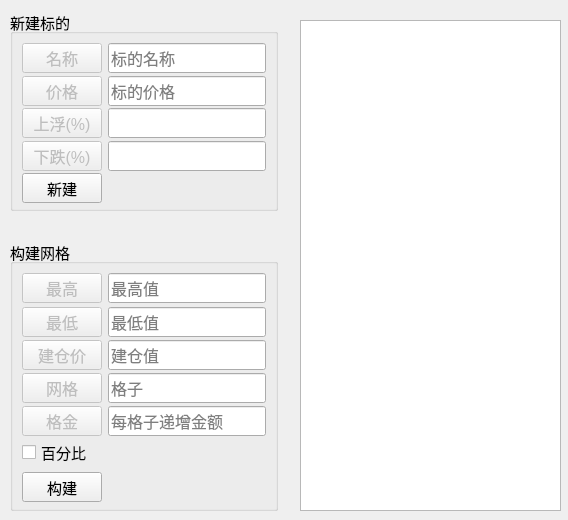
<?xml version="1.0" encoding="UTF-8"?>
<ui version="4.0">
 <class>TradeGrid</class>
 <widget class="QDialog" name="TradeGrid">
  <property name="geometry">
   <rect>
    <x>0</x>
    <y>0</y>
    <width>568</width>
    <height>520</height>
   </rect>
  </property>
  <property name="windowTitle">
   <string>网格交易法</string>
  </property>
  <widget class="QGroupBox" name="groupBox">
   <property name="geometry">
    <rect>
     <x>10</x>
     <y>10</y>
     <width>268</width>
     <height>201</height>
    </rect>
   </property>
   <property name="font">
    <font>
     <pointsize>11</pointsize>
    </font>
   </property>
   <property name="title">
    <string>新建标的</string>
   </property>
   <layout class="QGridLayout" name="gridLayout">
    <item row="0" column="0">
     <widget class="QPushButton" name="btnParam">
      <property name="enabled">
       <bool>false</bool>
      </property>
      <property name="minimumSize">
       <size>
        <width>0</width>
        <height>30</height>
       </size>
      </property>
      <property name="font">
       <font>
        <pointsize>12</pointsize>
       </font>
      </property>
      <property name="text">
       <string>名称</string>
      </property>
     </widget>
    </item>
    <item row="0" column="1">
     <widget class="QLineEdit" name="lineEditNewName">
      <property name="enabled">
       <bool>true</bool>
      </property>
      <property name="minimumSize">
       <size>
        <width>0</width>
        <height>30</height>
       </size>
      </property>
      <property name="font">
       <font>
        <pointsize>12</pointsize>
       </font>
      </property>
      <property name="inputMask">
       <string/>
      </property>
      <property name="placeholderText">
       <string>标的名称</string>
      </property>
     </widget>
    </item>
    <item row="1" column="0">
     <widget class="QPushButton" name="btnParam_5">
      <property name="enabled">
       <bool>false</bool>
      </property>
      <property name="minimumSize">
       <size>
        <width>0</width>
        <height>30</height>
       </size>
      </property>
      <property name="font">
       <font>
        <pointsize>12</pointsize>
       </font>
      </property>
      <property name="text">
       <string>价格</string>
      </property>
     </widget>
    </item>
    <item row="1" column="1">
     <widget class="QLineEdit" name="lineEditNewPrice">
      <property name="enabled">
       <bool>true</bool>
      </property>
      <property name="minimumSize">
       <size>
        <width>0</width>
        <height>30</height>
       </size>
      </property>
      <property name="font">
       <font>
        <pointsize>12</pointsize>
       </font>
      </property>
      <property name="inputMask">
       <string/>
      </property>
      <property name="placeholderText">
       <string>标的价格</string>
      </property>
     </widget>
    </item>
    <item row="2" column="0">
     <widget class="QPushButton" name="btnParam_6">
      <property name="enabled">
       <bool>false</bool>
      </property>
      <property name="minimumSize">
       <size>
        <width>0</width>
        <height>30</height>
       </size>
      </property>
      <property name="font">
       <font>
        <pointsize>12</pointsize>
       </font>
      </property>
      <property name="text">
       <string>上浮(%)</string>
      </property>
     </widget>
    </item>
    <item row="2" column="1">
     <widget class="QLineEdit" name="lineEditNewHigh">
      <property name="enabled">
       <bool>true</bool>
      </property>
      <property name="minimumSize">
       <size>
        <width>0</width>
        <height>30</height>
       </size>
      </property>
      <property name="font">
       <font>
        <pointsize>12</pointsize>
       </font>
      </property>
      <property name="contextMenuPolicy">
       <enum>Qt::NoContextMenu</enum>
      </property>
      <property name="inputMask">
       <string/>
      </property>
      <property name="placeholderText">
       <string/>
      </property>
     </widget>
    </item>
    <item row="3" column="0">
     <widget class="QPushButton" name="btnParam_7">
      <property name="enabled">
       <bool>false</bool>
      </property>
      <property name="minimumSize">
       <size>
        <width>0</width>
        <height>30</height>
       </size>
      </property>
      <property name="font">
       <font>
        <pointsize>12</pointsize>
       </font>
      </property>
      <property name="text">
       <string>下跌(%)</string>
      </property>
     </widget>
    </item>
    <item row="3" column="1">
     <widget class="QLineEdit" name="lineEditNewLow">
      <property name="enabled">
       <bool>true</bool>
      </property>
      <property name="minimumSize">
       <size>
        <width>0</width>
        <height>30</height>
       </size>
      </property>
      <property name="font">
       <font>
        <pointsize>12</pointsize>
       </font>
      </property>
      <property name="inputMask">
       <string/>
      </property>
      <property name="text">
       <string/>
      </property>
      <property name="placeholderText">
       <string/>
      </property>
     </widget>
    </item>
    <item row="4" column="0">
     <widget class="QPushButton" name="btnGirdNew">
      <property name="minimumSize">
       <size>
        <width>0</width>
        <height>30</height>
       </size>
      </property>
      <property name="text">
       <string>新建</string>
      </property>
     </widget>
    </item>
   </layout>
  </widget>
  <widget class="QPlainTextEdit" name="infoText">
   <property name="enabled">
    <bool>true</bool>
   </property>
   <property name="geometry">
    <rect>
     <x>300</x>
     <y>20</y>
     <width>261</width>
     <height>491</height>
    </rect>
   </property>
   <property name="font">
    <font>
     <pointsize>11</pointsize>
    </font>
   </property>
   <property name="readOnly">
    <bool>true</bool>
   </property>
  </widget>
  <widget class="QGroupBox" name="groupBox_2">
   <property name="geometry">
    <rect>
     <x>10</x>
     <y>240</y>
     <width>268</width>
     <height>271</height>
    </rect>
   </property>
   <property name="font">
    <font>
     <pointsize>11</pointsize>
    </font>
   </property>
   <property name="title">
    <string>构建网格</string>
   </property>
   <layout class="QGridLayout" name="gridLayout_2">
    <item row="7" column="0">
     <widget class="QPushButton" name="btnGirdCreate">
      <property name="minimumSize">
       <size>
        <width>0</width>
        <height>30</height>
       </size>
      </property>
      <property name="text">
       <string>构建</string>
      </property>
     </widget>
    </item>
    <item row="6" column="0">
     <widget class="QCheckBox" name="checkBoxPcnt">
      <property name="text">
       <string>百分比</string>
      </property>
     </widget>
    </item>
    <item row="0" column="1">
     <widget class="QLineEdit" name="lineEditGridHigh">
      <property name="enabled">
       <bool>true</bool>
      </property>
      <property name="minimumSize">
       <size>
        <width>0</width>
        <height>30</height>
       </size>
      </property>
      <property name="font">
       <font>
        <pointsize>12</pointsize>
       </font>
      </property>
      <property name="inputMask">
       <string/>
      </property>
      <property name="placeholderText">
       <string>最高值</string>
      </property>
     </widget>
    </item>
    <item row="1" column="1">
     <widget class="QLineEdit" name="lineEditGridLow">
      <property name="enabled">
       <bool>true</bool>
      </property>
      <property name="minimumSize">
       <size>
        <width>0</width>
        <height>30</height>
       </size>
      </property>
      <property name="font">
       <font>
        <pointsize>12</pointsize>
       </font>
      </property>
      <property name="inputMask">
       <string/>
      </property>
      <property name="placeholderText">
       <string>最低值</string>
      </property>
     </widget>
    </item>
    <item row="0" column="0">
     <widget class="QPushButton" name="btnParam_2">
      <property name="enabled">
       <bool>false</bool>
      </property>
      <property name="minimumSize">
       <size>
        <width>0</width>
        <height>30</height>
       </size>
      </property>
      <property name="font">
       <font>
        <pointsize>12</pointsize>
       </font>
      </property>
      <property name="text">
       <string>最高</string>
      </property>
     </widget>
    </item>
    <item row="4" column="0">
     <widget class="QPushButton" name="btnParam_9">
      <property name="enabled">
       <bool>false</bool>
      </property>
      <property name="minimumSize">
       <size>
        <width>0</width>
        <height>30</height>
       </size>
      </property>
      <property name="font">
       <font>
        <pointsize>12</pointsize>
       </font>
      </property>
      <property name="text">
       <string>网格</string>
      </property>
     </widget>
    </item>
    <item row="1" column="0">
     <widget class="QPushButton" name="btnParam_8">
      <property name="enabled">
       <bool>false</bool>
      </property>
      <property name="minimumSize">
       <size>
        <width>0</width>
        <height>30</height>
       </size>
      </property>
      <property name="font">
       <font>
        <pointsize>12</pointsize>
       </font>
      </property>
      <property name="text">
       <string>最低</string>
      </property>
     </widget>
    </item>
    <item row="4" column="1">
     <widget class="QLineEdit" name="lineEditGrid">
      <property name="enabled">
       <bool>true</bool>
      </property>
      <property name="minimumSize">
       <size>
        <width>0</width>
        <height>30</height>
       </size>
      </property>
      <property name="font">
       <font>
        <pointsize>12</pointsize>
       </font>
      </property>
      <property name="contextMenuPolicy">
       <enum>Qt::NoContextMenu</enum>
      </property>
      <property name="inputMask">
       <string/>
      </property>
      <property name="placeholderText">
       <string>格子</string>
      </property>
     </widget>
    </item>
    <item row="2" column="0">
     <widget class="QPushButton" name="btnParam_10">
      <property name="enabled">
       <bool>false</bool>
      </property>
      <property name="minimumSize">
       <size>
        <width>0</width>
        <height>30</height>
       </size>
      </property>
      <property name="font">
       <font>
        <pointsize>12</pointsize>
       </font>
      </property>
      <property name="text">
       <string>建仓价</string>
      </property>
     </widget>
    </item>
    <item row="2" column="1">
     <widget class="QLineEdit" name="lineEditGridPrice">
      <property name="enabled">
       <bool>true</bool>
      </property>
      <property name="minimumSize">
       <size>
        <width>0</width>
        <height>30</height>
       </size>
      </property>
      <property name="font">
       <font>
        <pointsize>12</pointsize>
       </font>
      </property>
      <property name="inputMask">
       <string/>
      </property>
      <property name="text">
       <string/>
      </property>
      <property name="placeholderText">
       <string>建仓值</string>
      </property>
     </widget>
    </item>
    <item row="5" column="0">
     <widget class="QPushButton" name="btnParam_11">
      <property name="enabled">
       <bool>false</bool>
      </property>
      <property name="minimumSize">
       <size>
        <width>0</width>
        <height>30</height>
       </size>
      </property>
      <property name="font">
       <font>
        <pointsize>12</pointsize>
       </font>
      </property>
      <property name="text">
       <string>格金</string>
      </property>
     </widget>
    </item>
    <item row="5" column="1">
     <widget class="QLineEdit" name="lineEditGridMoney">
      <property name="enabled">
       <bool>true</bool>
      </property>
      <property name="minimumSize">
       <size>
        <width>0</width>
        <height>30</height>
       </size>
      </property>
      <property name="font">
       <font>
        <pointsize>12</pointsize>
       </font>
      </property>
      <property name="contextMenuPolicy">
       <enum>Qt::NoContextMenu</enum>
      </property>
      <property name="inputMask">
       <string/>
      </property>
      <property name="placeholderText">
       <string>每格子递增金额</string>
      </property>
     </widget>
    </item>
   </layout>
  </widget>
 </widget>
 <resources/>
 <connections/>
</ui>
